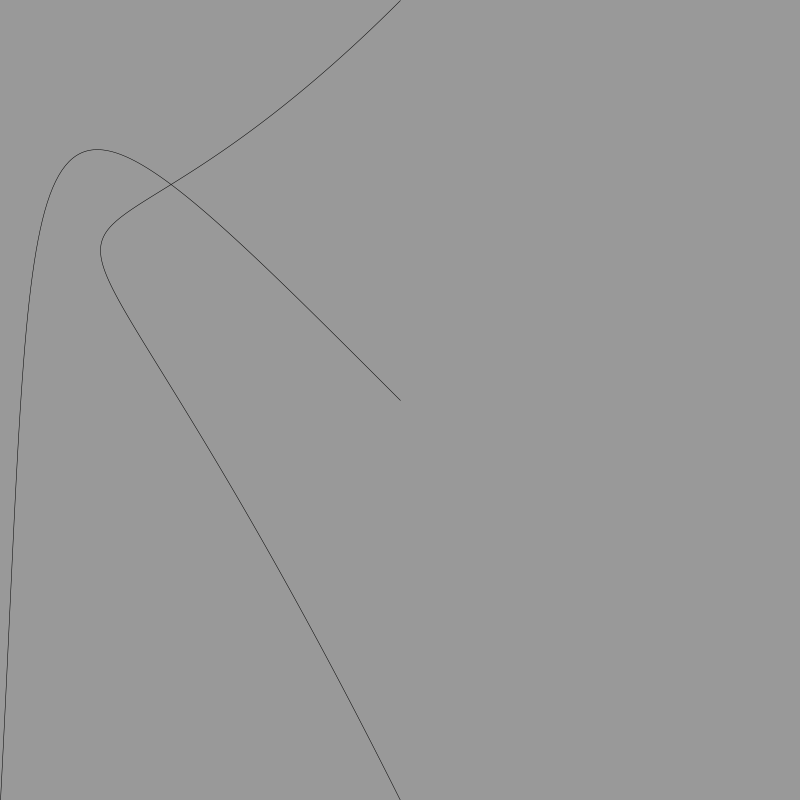
Frame 1 (no input)
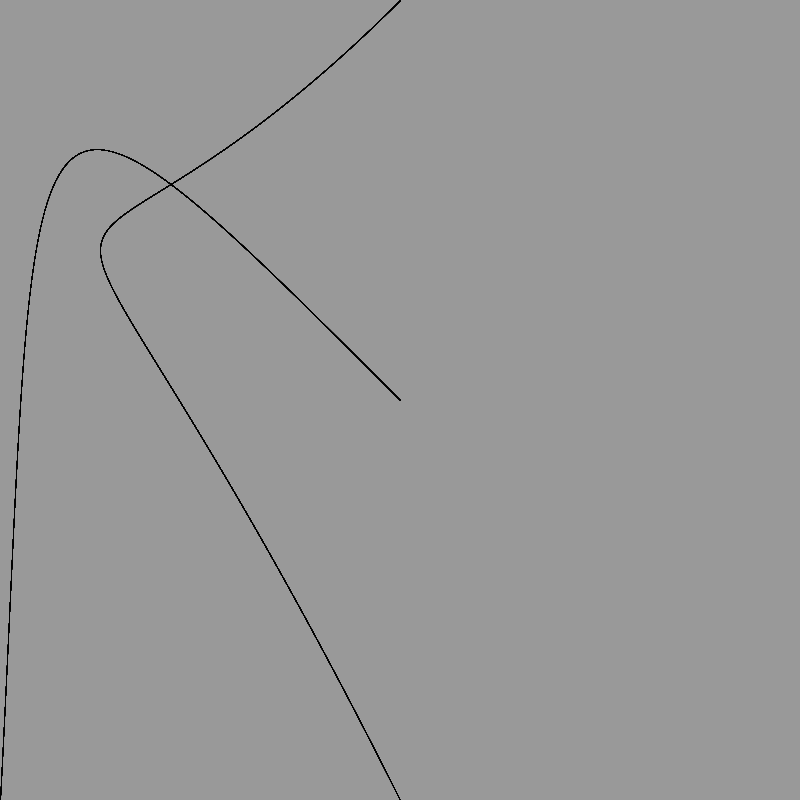
Frame 60 (the mouse pressed at the canvas centre just before this capture)
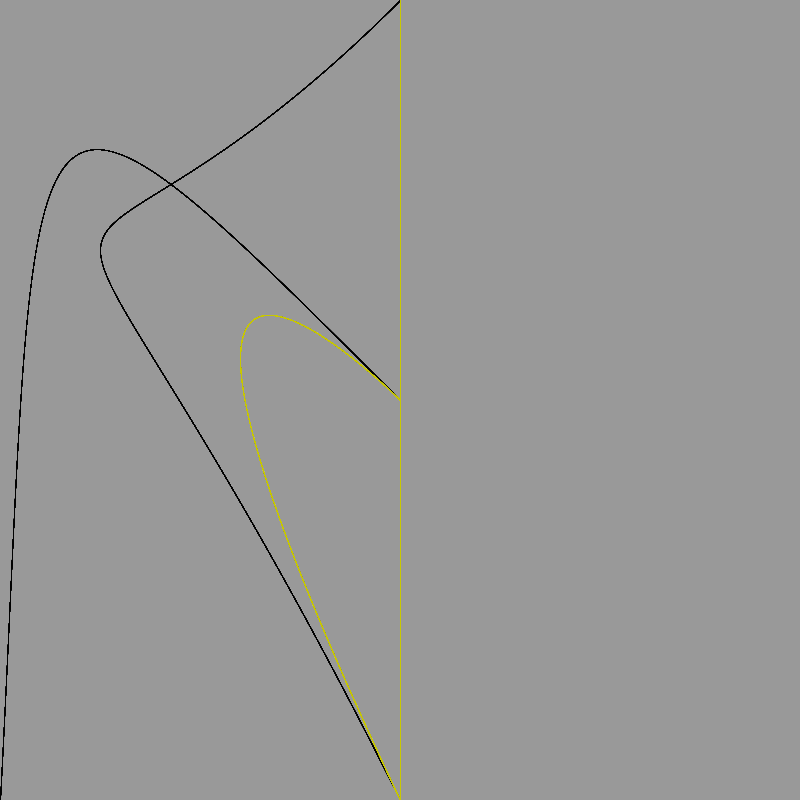
Frame 120 (the mouse held since frame 60 and released just before this capture)

The Processing sketch that drew these frames (run headless with seeded random() and noise(); from frame 60 on, the mouse is pressed at the canvas centre):

// Processing sketch: processing_17264
// ── processing_17264.pde

void setup() {
  size(800, 800);
  background(153);
  smooth();
}

 void draw() {
  noFill();
  strokeWeight(0.5);
  stroke(mouseX/2, mouseY/2, 0);
    bezier(400, 400, mouseX, mouseY, 40, 40, mouseY, 800);
    bezier(400, 0,mouseX, 400, mouseY, mouseX, 400, 800);
    
}
